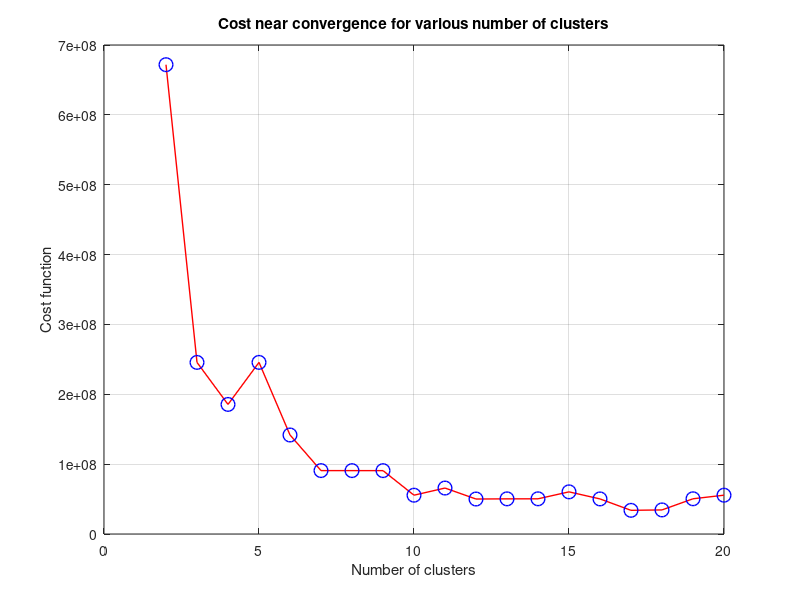

Recreate this plot in MATLAB.
costs = [671803383, 245662649, 185496306, 245691310, 141727708, 90760469, 90733807, 90710883, 55552171, 65784870, 50074422, 50307877, 50373934, 60328068, 50209165, 33889175, 34466377, 50418953, 55562284];
nClusters = 2 : 20;

plot(nClusters, costs, '-or', 'LineWidth', 1, 'MarkerSize', 10, 'MarkerEdgeColor', 'b');
xlabel('Number of clusters');
ylabel('Cost function');
title('Cost near convergence for various number of clusters');
grid on;